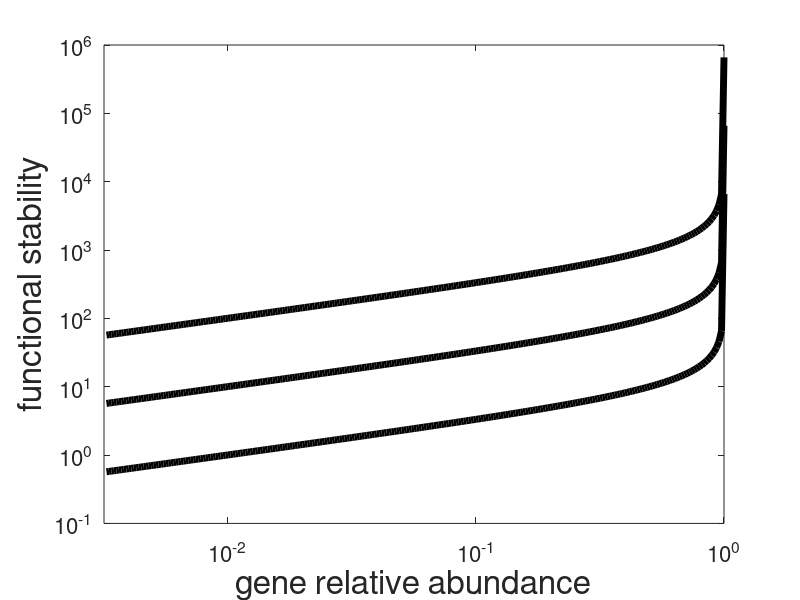

MATLAB code to generate this figure:
clear;
clc;
fp=10.^[-0.000001:-0.01:-2.5];%define the range of gene abundance fp
ms=10.^[2 4 6];%define the number of species in the local community
theta=1;%define the theta value
for i=1:length(ms)
    m=ms(i);
    stability=sqrt(m*fp./(theta-fp));%calculate functional stability as a function of gene abundance
    plot(fp,stability,'k-','linewidth',5);hold on;
end

set(gca,'XScale','log');
set(gca,'YScale','log');
set(gca,'fontsize',16);
xlabel('gene relative abundance','fontsize',24);
ylabel('functional stability','fontsize',24);
axis(10.^[-2.5 0 -1 6]);
set(gcf,'position',[100 100 350 350]);

